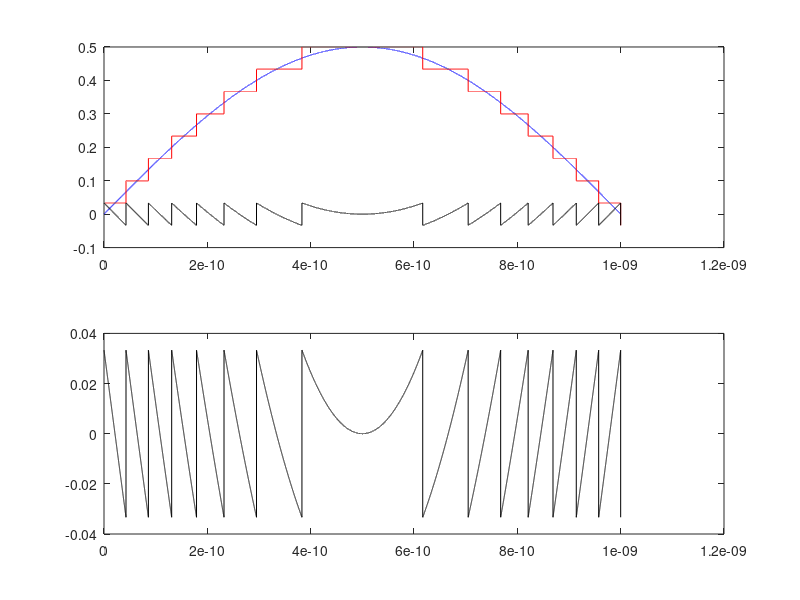

Recreate this plot in MATLAB.
clc, clear all
load('s1_s2_s3_s4_s5_s6_s7_20140522')

n_Cycles            = 0.5;            % Number of cycles;
f                   = 500e6;
n_PointsPerCycle    = 100000;
Fs                  = f*n_PointsPerCycle;
Vp                  = 0.5;
w                   = 2*pi*f;
phi                 = 0;

t                   = 0:1/Fs:(1/f)*n_Cycles;
Vt = Vp*sin(w*t+phi);

n_bits              = 4;
qLevel              = 2^n_bits;

% Quantized Values
Vq = round((2^n_bits - 1)*(Vt - (-Vp))/(2*Vp));

% Quantized converted values
Vk = 2*Vp*Vq/(2^n_bits - 1) - Vp;

qNoise = Vk - Vt;

subplot(2,1,1)
plot(t,Vt,'b',t,Vk,'r',t,qNoise,'k');
subplot(2,1,2)
plot(t,qNoise,'k')
% plot(t,Vq,'r')
